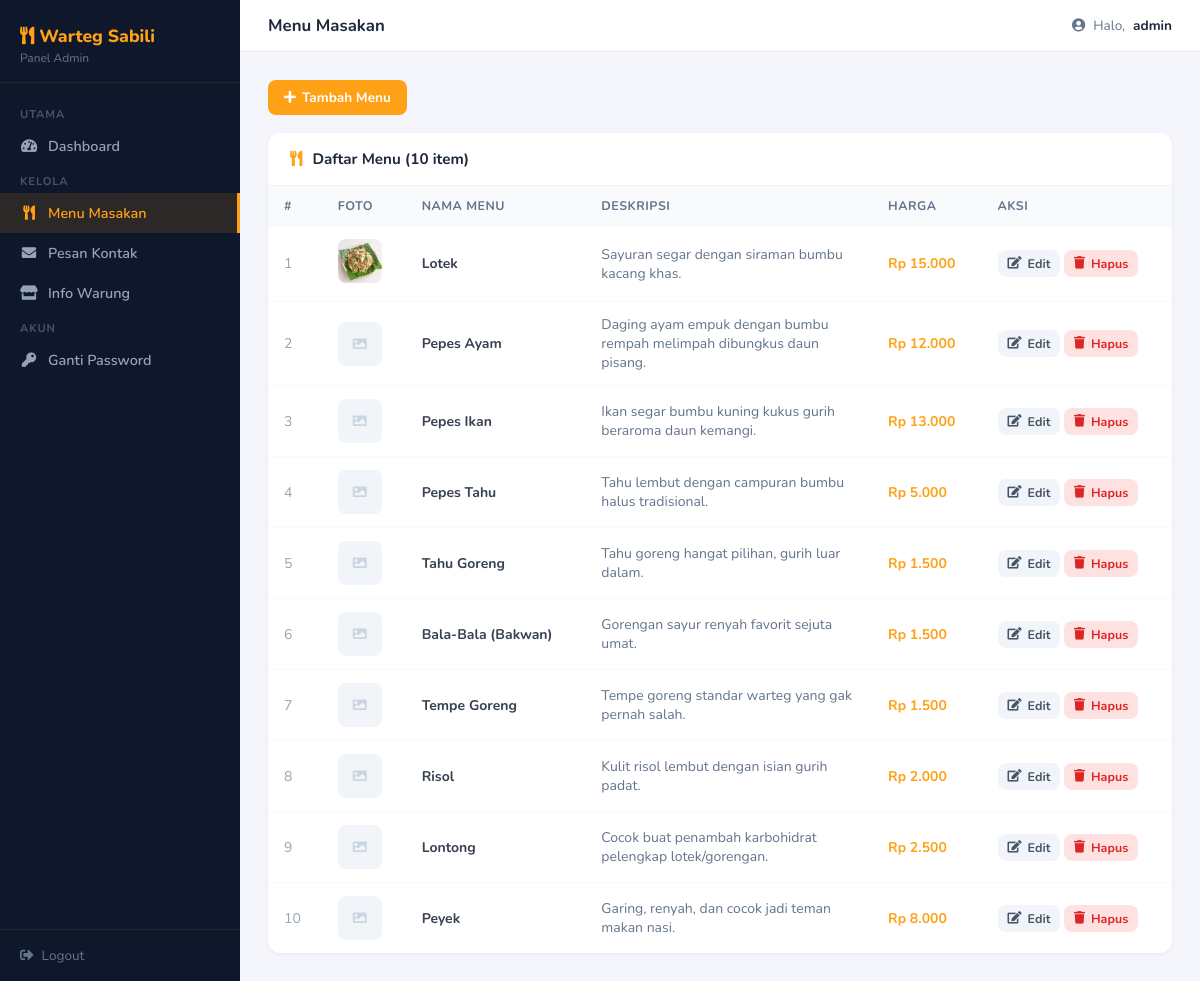
The app's page /admin/menu/index.php (signed in) with its own data.
### tables this page shows
CREATE TABLE menu (
    id INT PRIMARY KEY AUTO_INCREMENT,
    warung_id INT NOT NULL,
    nama VARCHAR(100) NOT NULL,
    deskripsi TEXT,
    harga DECIMAL(10,0) NOT NULL,
    foto VARCHAR(255),
    FOREIGN KEY (warung_id) REFERENCES warung(id) ON DELETE CASCADE
);

### db.php (called while the page is built, shortened)
<?php
function rupiah($angka) {
    return 'Rp ' . number_format($angka, 0, ',', '.');
}

### admin/menu/index.php (the view, shortened to what this page needs)
<?php
require_once '../_layout.php';
$menuList = $conn->query("SELECT * FROM menu WHERE warung_id = 1 ORDER BY id ASC");
?>
<div style="margin-bottom:18px">
    <a href="add.php" class="btn btn-primary"><i class="fa fa-plus"></i> Tambah Menu</a>
</div>
<div class="card">
    <div class="card-header">
        <h3><i class="fa fa-utensils" style="color:#FEA116;margin-right:6px"></i> Daftar Menu (<?= $menuList->num_rows ?> item)</h3>
    </div>
    <div class="card-body">
        <table>
            <thead>
                <tr>
                    <th>#</th>
                    <th>Foto</th>
                    <th>Nama Menu</th>
                    <th>Deskripsi</th>
                    <th>Harga</th>
                    <th>Aksi</th>
                </tr>
            </thead>
            <tbody>
                <?php if ($menuList->num_rows === 0): ?>
                    <tr><td colspan="6" style="text-align:center;color:#94a3b8;padding:24px">Belum ada menu. <a href="add.php">Tambah sekarang</a></td></tr>
                <?php else: ?>
                    <?php $no = 1; while ($m = $menuList->fetch_assoc()): ?>
                    <tr>
                        <td style="color:#94a3b8"><?= $no++ ?></td>
                        <td>
                            <?php if ($m['foto']): ?>
                                <img src="/wartek/img/<?= htmlspecialchars($m['foto']) ?>" class="foto-preview" alt="">
                            <?php else: ?>
                                <div class="foto-placeholder"><i class="fa fa-image"></i></div>
                            <?php endif; ?>
                        </td>
                        <td><strong><?= htmlspecialchars($m['nama']) ?></strong></td>
                        <td style="color:#64748b;max-width:260px">
                            <?= htmlspecialchars(substr($m['deskripsi'] ?? '', 0, 70)) ?>
                        </td>
                        <td><strong style="color:#FEA116"><?= rupiah($m['harga']) ?></strong></td>
                        <td>
                            <a href="edit.php?id=<?= $m['id'] ?>" class="btn btn-secondary btn-sm"><i class="fa fa-edit"></i> Edit</a>
                            <a href="delete.php?id=<?= $m['id'] ?>" class="btn btn-danger btn-sm"
                               onclick="return confirm('Yakin hapus menu <?= htmlspecialchars($m['nama']) ?>?')">
                               <i class="fa fa-trash"></i> Hapus
                            </a>
                        </td>
                    </tr>
                    <?php endwhile; ?>
                <?php endif; ?>
            </tbody>
        </table>
    </div>
</div>
<?php require_once '../_layout_end.php'; ?>

### admin/_layout.php (style rules this page uses)
*,*::before,*::after { box-sizing:border-box;margin:0;padding:0 }
body { font-family:'Nunito',sans-serif;background:#f4f6fb;color:#333;display:flex;min-height:100vh }
.card { background:#fff;border-radius:12px;box-shadow:0 1px 4px rgba(0,0,0,.06);overflow:hidden }
.card-header { padding:16px 22px;border-bottom:1px solid #f1f5f9;display:flex;align-items:center;justify-content:space-between }
.card-header h3 { font-size:.95rem;font-weight:700;color:#1e293b }
table { width:100%;border-collapse:collapse;font-size:.875rem }
th { padding:11px 16px;background:#f8fafc;text-align:left;font-weight:700;color:#64748b;font-size:.78rem;text-transform:uppercase;letter-spacing:.04em;border-bottom:1px solid #f1f5f9 }
td { padding:13px 16px;border-bottom:1px solid #f8fafc;vertical-align:middle;color:#374151 }
tr:last-child td { border-bottom:none }
.btn { display:inline-flex;align-items:center;gap:6px;padding:8px 16px;border-radius:8px;font-size:.85rem;font-weight:700;font-family:'Nunito',sans-serif;cursor:pointer;border:none;text-decoration:none;transition:opacity .15s }
.btn-primary { background:#FEA116;color:#fff }
.btn-secondary { background:#f1f5f9;color:#475569 }
.btn-danger { background:#fee2e2;color:#dc2626 }
.btn-sm { padding:5px 10px;font-size:.78rem }
.foto-preview { width:44px;height:44px;border-radius:8px;object-fit:cover }
.foto-placeholder { width:44px;height:44px;border-radius:8px;background:#f1f5f9;display:inline-flex;align-items:center;justify-content:center;color:#cbd5e1 }

### records on screen
menu: foto (picture), nama "Lotek", deskripsi "Sayuran segar dengan siraman bumbu kacang khas.", harga "Rp 15.000"
menu: nama "Pepes Ayam", deskripsi "Daging ayam empuk dengan bumbu rempah melimpah dibungkus daun pisang.", harga "Rp 12.000"
menu: nama "Pepes Ikan", deskripsi "Ikan segar bumbu kuning kukus gurih beraroma daun kemangi.", harga "Rp 13.000"
menu: nama "Pepes Tahu", deskripsi "Tahu lembut dengan campuran bumbu halus tradisional.", harga "Rp 5.000"
menu: nama "Tahu Goreng", deskripsi "Tahu goreng hangat pilihan, gurih luar dalam.", harga "Rp 1.500"
menu: nama "Bala-Bala (Bakwan)", deskripsi "Gorengan sayur renyah favorit sejuta umat.", harga "Rp 1.500"
menu: nama "Tempe Goreng", deskripsi "Tempe goreng standar warteg yang gak pernah salah.", harga "Rp 1.500"
menu: nama "Risol", deskripsi "Kulit risol lembut dengan isian gurih padat.", harga "Rp 2.000"
menu: nama "Lontong", deskripsi "Cocok buat penambah karbohidrat pelengkap lotek/gorengan.", harga "Rp 2.500"
menu: nama "Peyek", deskripsi "Garing, renyah, dan cocok jadi teman makan nasi.", harga "Rp 8.000"

### other values on screen
$pageTitle "Menu Masakan"
$_SESSION['admin_username'] "admin"
$menuList->num_rows "10"
